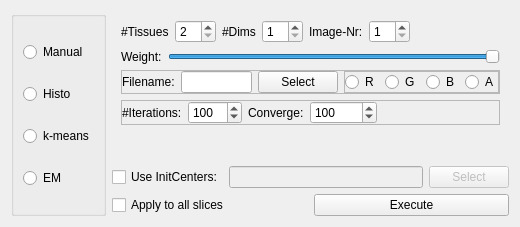
<?xml version="1.0" encoding="UTF-8"?>
<ui version="4.0">
 <class>ThresholdWidgetQt4</class>
 <widget class="QWidget" name="ThresholdWidgetQt4">
  <property name="geometry">
   <rect>
    <x>0</x>
    <y>0</y>
    <width>520</width>
    <height>227</height>
   </rect>
  </property>
  <property name="windowTitle">
   <string>Form</string>
  </property>
  <property name="toolTip">
   <string>Segment tissues based on thresholding techniques.</string>
  </property>
  <property name="styleSheet">
   <string notr="true"/>
  </property>
  <layout class="QVBoxLayout" name="verticalLayout_6">
   <item>
    <layout class="QHBoxLayout" name="horizontalLayout_5">
     <item>
      <widget class="QGroupBox" name="mModeGroupBox">
       <property name="styleSheet">
        <string notr="true"/>
       </property>
       <property name="title">
        <string/>
       </property>
       <layout class="QVBoxLayout" name="verticalLayout">
        <item>
         <widget class="QRadioButton" name="mManualModeRadioButton">
          <property name="text">
           <string>Manual</string>
          </property>
         </widget>
        </item>
        <item>
         <widget class="QRadioButton" name="mHistoModeRadioButton">
          <property name="text">
           <string>Histo</string>
          </property>
         </widget>
        </item>
        <item>
         <widget class="QRadioButton" name="mKMeansRadioButton">
          <property name="text">
           <string>k-means</string>
          </property>
         </widget>
        </item>
        <item>
         <widget class="QRadioButton" name="mEMModeRadioButton">
          <property name="text">
           <string>EM</string>
          </property>
         </widget>
        </item>
       </layout>
      </widget>
     </item>
     <item>
      <layout class="QVBoxLayout" name="verticalLayout_5">
       <item>
        <widget class="QStackedWidget" name="mModeStackedWidget">
         <property name="currentIndex">
          <number>2</number>
         </property>
         <widget class="QWidget" name="mManualWidget">
          <layout class="QVBoxLayout" name="verticalLayout_2">
           <item>
            <layout class="QHBoxLayout" name="horizontalLayout">
             <item>
              <widget class="QLabel" name="mManualNrTissuesLabel">
               <property name="text">
                <string>#Tissues</string>
               </property>
              </widget>
             </item>
             <item>
              <widget class="QSpinBox" name="mManualNrTissuesSpinBox">
               <property name="minimum">
                <number>2</number>
               </property>
               <property name="maximum">
                <number>30</number>
               </property>
               <property name="value">
                <number>2</number>
               </property>
              </widget>
             </item>
             <item>
              <widget class="QLabel" name="mManualLimitNrLabel">
               <property name="text">
                <string>Limit-Nr:</string>
               </property>
              </widget>
             </item>
             <item>
              <widget class="QSpinBox" name="mManualLimitNrSpinBox">
               <property name="minimum">
                <number>1</number>
               </property>
              </widget>
             </item>
             <item>
              <spacer name="horizontalSpacer">
               <property name="orientation">
                <enum>Qt::Horizontal</enum>
               </property>
               <property name="sizeHint" stdset="0">
                <size>
                 <width>40</width>
                 <height>20</height>
                </size>
               </property>
              </spacer>
             </item>
             <item>
              <widget class="QPushButton" name="mLoadBordersPushButton">
               <property name="text">
                <string>Open...</string>
               </property>
              </widget>
             </item>
             <item>
              <widget class="QPushButton" name="mSaveBordersPushButton">
               <property name="text">
                <string>Save...</string>
               </property>
              </widget>
             </item>
            </layout>
           </item>
           <item>
            <layout class="QHBoxLayout" name="horizontalLayout_3">
             <item>
              <widget class="QLabel" name="mManualThresholdLabel">
               <property name="text">
                <string>Threshold:</string>
               </property>
              </widget>
             </item>
             <item>
              <widget class="QLabel" name="mThresholdLowerLabel">
               <property name="text">
                <string>xxxxxxx</string>
               </property>
              </widget>
             </item>
             <item>
              <widget class="QSlider" name="mThresholdHorizontalSlider">
               <property name="maximum">
                <number>200</number>
               </property>
               <property name="singleStep">
                <number>1</number>
               </property>
               <property name="value">
                <number>200</number>
               </property>
               <property name="orientation">
                <enum>Qt::Horizontal</enum>
               </property>
              </widget>
             </item>
             <item>
              <widget class="QLabel" name="mThresholdUpperLabel">
               <property name="text">
                <string>xxxxxxx</string>
               </property>
              </widget>
             </item>
             <item>
              <widget class="QLineEdit" name="mThresholdBorderLineEdit"/>
             </item>
            </layout>
           </item>
           <item>
            <spacer name="verticalSpacer">
             <property name="orientation">
              <enum>Qt::Vertical</enum>
             </property>
             <property name="sizeHint" stdset="0">
              <size>
               <width>20</width>
               <height>40</height>
              </size>
             </property>
            </spacer>
           </item>
          </layout>
         </widget>
         <widget class="QWidget" name="mHistoWidget">
          <layout class="QVBoxLayout" name="verticalLayout_3">
           <item>
            <widget class="QGroupBox" name="mSubsectionGroupBox">
             <property name="title">
              <string>Subsection</string>
             </property>
             <property name="flat">
              <bool>false</bool>
             </property>
             <property name="checkable">
              <bool>true</bool>
             </property>
             <layout class="QGridLayout" name="gridLayout">
              <property name="leftMargin">
               <number>0</number>
              </property>
              <item row="0" column="0">
               <layout class="QHBoxLayout" name="horizontalLayout_4">
                <item>
                 <widget class="QLabel" name="label">
                  <property name="text">
                   <string>px:</string>
                  </property>
                 </widget>
                </item>
                <item>
                 <widget class="QSpinBox" name="mHistoPxSpinBox"/>
                </item>
               </layout>
              </item>
              <item row="0" column="2">
               <layout class="QHBoxLayout" name="horizontalLayout_9">
                <item>
                 <widget class="QLabel" name="label_3">
                  <property name="text">
                   <string>py:</string>
                  </property>
                 </widget>
                </item>
                <item>
                 <widget class="QSpinBox" name="mHistoPySpinBox"/>
                </item>
               </layout>
              </item>
              <item row="1" column="0">
               <layout class="QHBoxLayout" name="horizontalLayout_8">
                <item>
                 <widget class="QLabel" name="label_2">
                  <property name="text">
                   <string>lx</string>
                  </property>
                 </widget>
                </item>
                <item>
                 <widget class="QSpinBox" name="mHistoLxSpinBox"/>
                </item>
               </layout>
              </item>
              <item row="1" column="2">
               <layout class="QHBoxLayout" name="horizontalLayout_10">
                <item>
                 <widget class="QLabel" name="label_4">
                  <property name="text">
                   <string>ly:</string>
                  </property>
                 </widget>
                </item>
                <item>
                 <widget class="QSpinBox" name="mHistoLySpinBox"/>
                </item>
               </layout>
              </item>
              <item row="0" column="3">
               <spacer name="horizontalSpacer_4">
                <property name="orientation">
                 <enum>Qt::Horizontal</enum>
                </property>
                <property name="sizeHint" stdset="0">
                 <size>
                  <width>40</width>
                  <height>20</height>
                 </size>
                </property>
               </spacer>
              </item>
             </layout>
            </widget>
           </item>
           <item>
            <widget class="QFrame" name="mMinPixelsFrame">
             <property name="frameShape">
              <enum>QFrame::StyledPanel</enum>
             </property>
             <property name="frameShadow">
              <enum>QFrame::Raised</enum>
             </property>
             <layout class="QHBoxLayout" name="horizontalLayout_6">
              <property name="margin">
               <number>0</number>
              </property>
              <item>
               <widget class="QLabel" name="mHistoMinPixelsLabel">
                <property name="text">
                 <string>Min. Pixels:</string>
                </property>
               </widget>
              </item>
              <item>
               <widget class="QSpinBox" name="mHistoMinPixelsSpinBox">
                <property name="maximum">
                 <number>100000</number>
                </property>
                <property name="singleStep">
                 <number>10</number>
                </property>
                <property name="value">
                 <number>50</number>
                </property>
               </widget>
              </item>
              <item>
               <widget class="QLabel" name="mHistoMinPixelsRatioLabel">
                <property name="text">
                 <string>Ratio:</string>
                </property>
               </widget>
              </item>
              <item>
               <widget class="QSlider" name="mHistoMinPixelsRatioHorizontalSlider">
                <property name="maximum">
                 <number>200</number>
                </property>
                <property name="value">
                 <number>160</number>
                </property>
                <property name="orientation">
                 <enum>Qt::Horizontal</enum>
                </property>
               </widget>
              </item>
             </layout>
            </widget>
           </item>
           <item>
            <spacer name="verticalSpacer_2">
             <property name="orientation">
              <enum>Qt::Vertical</enum>
             </property>
             <property name="sizeHint" stdset="0">
              <size>
               <width>20</width>
               <height>40</height>
              </size>
             </property>
            </spacer>
           </item>
          </layout>
         </widget>
         <widget class="QWidget" name="mKmeansEMWidget">
          <layout class="QVBoxLayout" name="verticalLayout_4">
           <item>
            <layout class="QHBoxLayout" name="horizontalLayout_13">
             <item>
              <layout class="QHBoxLayout" name="horizontalLayout_12">
               <item>
                <widget class="QLabel" name="mKMeansNrTissuesLabel">
                 <property name="text">
                  <string>#Tissues</string>
                 </property>
                </widget>
               </item>
               <item>
                <widget class="QSpinBox" name="mKMeansNrTissuesSpinBox">
                 <property name="minimum">
                  <number>2</number>
                 </property>
                 <property name="maximum">
                  <number>30</number>
                 </property>
                 <property name="value">
                  <number>2</number>
                 </property>
                </widget>
               </item>
              </layout>
             </item>
             <item>
              <layout class="QHBoxLayout" name="horizontalLayout_2">
               <item>
                <widget class="QLabel" name="mKMeansDimsLabel">
                 <property name="text">
                  <string>#Dims</string>
                 </property>
                </widget>
               </item>
               <item>
                <widget class="QSpinBox" name="mKMeansDimsSpinBox">
                 <property name="prefix">
                  <string/>
                 </property>
                 <property name="minimum">
                  <number>1</number>
                 </property>
                 <property name="maximum">
                  <number>10</number>
                 </property>
                </widget>
               </item>
              </layout>
             </item>
             <item>
              <layout class="QHBoxLayout" name="horizontalLayout_14">
               <item>
                <widget class="QLabel" name="mKMeansImageNrLabel">
                 <property name="text">
                  <string>Image-Nr:</string>
                 </property>
                </widget>
               </item>
               <item>
                <widget class="QSpinBox" name="mKMeansImageNrSpinBox">
                 <property name="prefix">
                  <string/>
                 </property>
                 <property name="minimum">
                  <number>1</number>
                 </property>
                 <property name="maximum">
                  <number>10</number>
                 </property>
                </widget>
               </item>
               <item>
                <spacer name="horizontalSpacer_2">
                 <property name="orientation">
                  <enum>Qt::Horizontal</enum>
                 </property>
                 <property name="sizeHint" stdset="0">
                  <size>
                   <width>13</width>
                   <height>20</height>
                  </size>
                 </property>
                </spacer>
               </item>
              </layout>
             </item>
            </layout>
           </item>
           <item>
            <layout class="QHBoxLayout" name="horizontalLayout_15">
             <item>
              <widget class="QLabel" name="mKMeansWeightLabel">
               <property name="text">
                <string>Weight:</string>
               </property>
              </widget>
             </item>
             <item>
              <widget class="QSlider" name="mKMeansWeightHorizontalSlider">
               <property name="maximum">
                <number>200</number>
               </property>
               <property name="value">
                <number>200</number>
               </property>
               <property name="orientation">
                <enum>Qt::Horizontal</enum>
               </property>
              </widget>
             </item>
            </layout>
           </item>
           <item>
            <widget class="QFrame" name="mKMeansFilenameFrame">
             <property name="frameShape">
              <enum>QFrame::StyledPanel</enum>
             </property>
             <property name="frameShadow">
              <enum>QFrame::Raised</enum>
             </property>
             <layout class="QHBoxLayout" name="horizontalLayout_19">
              <property name="margin">
               <number>0</number>
              </property>
              <item>
               <widget class="QLabel" name="mKMeansFilenameLabel_2">
                <property name="text">
                 <string>Filename:</string>
                </property>
               </widget>
              </item>
              <item>
               <widget class="QLineEdit" name="mKMeansFilenameLineEdit_2"/>
              </item>
              <item>
               <widget class="QPushButton" name="mKMeansFilenamePushButton_2">
                <property name="text">
                 <string>Select</string>
                </property>
               </widget>
              </item>
              <item>
               <widget class="QFrame" name="mChannelFrame_2">
                <property name="frameShape">
                 <enum>QFrame::StyledPanel</enum>
                </property>
                <property name="frameShadow">
                 <enum>QFrame::Raised</enum>
                </property>
                <layout class="QHBoxLayout" name="horizontalLayout_20">
                 <property name="margin">
                  <number>0</number>
                 </property>
                 <item>
                  <widget class="QRadioButton" name="mKMeansRRadioButton_2">
                   <property name="text">
                    <string>R</string>
                   </property>
                  </widget>
                 </item>
                 <item>
                  <widget class="QRadioButton" name="mKMeansGRadioButton_2">
                   <property name="text">
                    <string>G</string>
                   </property>
                  </widget>
                 </item>
                 <item>
                  <widget class="QRadioButton" name="mKMeansBRadioButton_2">
                   <property name="text">
                    <string>B</string>
                   </property>
                  </widget>
                 </item>
                 <item>
                  <widget class="QRadioButton" name="mKMeansARadioButton_2">
                   <property name="text">
                    <string>A</string>
                   </property>
                  </widget>
                 </item>
                </layout>
               </widget>
              </item>
             </layout>
            </widget>
           </item>
           <item>
            <widget class="QFrame" name="mKMeansIterationsFrame">
             <property name="frameShape">
              <enum>QFrame::StyledPanel</enum>
             </property>
             <property name="frameShadow">
              <enum>QFrame::Raised</enum>
             </property>
             <layout class="QHBoxLayout" name="horizontalLayout_7">
              <property name="margin">
               <number>0</number>
              </property>
              <item>
               <widget class="QLabel" name="mKMeansIterationsLabel">
                <property name="text">
                 <string>#Iterations:</string>
                </property>
               </widget>
              </item>
              <item>
               <widget class="QSpinBox" name="mKMeansIterationsSpinBox">
                <property name="maximum">
                 <number>1000</number>
                </property>
                <property name="singleStep">
                 <number>5</number>
                </property>
                <property name="value">
                 <number>100</number>
                </property>
               </widget>
              </item>
              <item>
               <widget class="QLabel" name="mKMeansConvergeLabel">
                <property name="text">
                 <string>Converge:</string>
                </property>
               </widget>
              </item>
              <item>
               <widget class="QSpinBox" name="mKMeansConvergeSpinBox">
                <property name="maximum">
                 <number>100000</number>
                </property>
                <property name="singleStep">
                 <number>100</number>
                </property>
                <property name="value">
                 <number>100</number>
                </property>
               </widget>
              </item>
              <item>
               <spacer name="horizontalSpacer_3">
                <property name="orientation">
                 <enum>Qt::Horizontal</enum>
                </property>
                <property name="sizeHint" stdset="0">
                 <size>
                  <width>40</width>
                  <height>20</height>
                 </size>
                </property>
               </spacer>
              </item>
             </layout>
            </widget>
           </item>
           <item>
            <spacer name="verticalSpacer_3">
             <property name="orientation">
              <enum>Qt::Vertical</enum>
             </property>
             <property name="sizeHint" stdset="0">
              <size>
               <width>20</width>
               <height>40</height>
              </size>
             </property>
            </spacer>
           </item>
          </layout>
         </widget>
        </widget>
       </item>
       <item>
        <layout class="QHBoxLayout" name="horizontalLayout_17">
         <item>
          <widget class="QCheckBox" name="mUseCenterFileCheckBox">
           <property name="text">
            <string>Use InitCenters:</string>
           </property>
          </widget>
         </item>
         <item>
          <widget class="QLineEdit" name="mCenterFilenameLineEdit">
           <property name="enabled">
            <bool>false</bool>
           </property>
           <property name="readOnly">
            <bool>true</bool>
           </property>
          </widget>
         </item>
         <item>
          <widget class="QPushButton" name="mSelectCenterFilenamePushButton">
           <property name="enabled">
            <bool>false</bool>
           </property>
           <property name="text">
            <string>Select</string>
           </property>
          </widget>
         </item>
        </layout>
       </item>
       <item>
        <layout class="QHBoxLayout" name="horizontalLayout_18">
         <item>
          <widget class="QCheckBox" name="mAllSlicesCheckBox">
           <property name="text">
            <string>Apply to all slices</string>
           </property>
          </widget>
         </item>
         <item>
          <widget class="QPushButton" name="mExecutePushButton">
           <property name="text">
            <string>Execute</string>
           </property>
          </widget>
         </item>
        </layout>
       </item>
      </layout>
     </item>
    </layout>
   </item>
   <item>
    <spacer name="verticalSpacer_4">
     <property name="orientation">
      <enum>Qt::Vertical</enum>
     </property>
     <property name="sizeHint" stdset="0">
      <size>
       <width>20</width>
       <height>0</height>
      </size>
     </property>
    </spacer>
   </item>
  </layout>
 </widget>
 <resources/>
 <connections/>
</ui>
